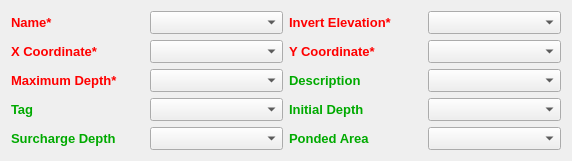
            <widget class="QWidget" name="scrollAreaWidgetContents_2">
             <property name="geometry">
              <rect>
               <x>0</x>
               <y>0</y>
               <width>572</width>
               <height>152</height>
              </rect>
             </property>
             <layout class="QGridLayout" name="gridLayout_3">
              <item row="1" column="1">
               <widget class="QComboBox" name="comboNodeName">
                <property name="font">
                 <font>
                  <pointsize>10</pointsize>
                  <weight>50</weight>
                  <bold>false</bold>
                 </font>
                </property>
               </widget>
              </item>
              <item row="1" column="3">
               <widget class="QComboBox" name="comboNodeInvertElevation">
                <property name="font">
                 <font>
                  <pointsize>10</pointsize>
                  <weight>50</weight>
                  <bold>false</bold>
                 </font>
                </property>
               </widget>
              </item>
              <item row="1" column="2">
               <widget class="QLabel" name="label_34">
                <property name="font">
                 <font>
                  <pointsize>10</pointsize>
                  <weight>75</weight>
                  <bold>true</bold>
                 </font>
                </property>
                <property name="styleSheet">
                 <string notr="true">color:rgb(255, 0, 0)</string>
                </property>
                <property name="text">
                 <string>Invert Elevation*</string>
                </property>
               </widget>
              </item>
              <item row="3" column="2">
               <widget class="QLabel" name="label_26">
                <property name="font">
                 <font>
                  <pointsize>10</pointsize>
                  <weight>75</weight>
                  <bold>true</bold>
                 </font>
                </property>
                <property name="styleSheet">
                 <string notr="true">color:rgb(255, 0, 0)</string>
                </property>
                <property name="text">
                 <string>Y Coordinate*</string>
                </property>
               </widget>
              </item>
              <item row="10" column="3">
               <widget class="QComboBox" name="comboNodePonedArea">
                <property name="font">
                 <font>
                  <pointsize>10</pointsize>
                  <weight>50</weight>
                  <bold>false</bold>
                 </font>
                </property>
               </widget>
              </item>
              <item row="3" column="3">
               <widget class="QComboBox" name="comboNodeY">
                <property name="font">
                 <font>
                  <pointsize>10</pointsize>
                  <weight>50</weight>
                  <bold>false</bold>
                 </font>
                </property>
               </widget>
              </item>
              <item row="7" column="2">
               <widget class="QLabel" name="label_29">
                <property name="font">
                 <font>
                  <pointsize>10</pointsize>
                  <weight>75</weight>
                  <bold>true</bold>
                 </font>
                </property>
                <property name="styleSheet">
                 <string notr="true">color:rgb(0, 170, 0)</string>
                </property>
                <property name="text">
                 <string>Initial Depth</string>
                </property>
               </widget>
              </item>
              <item row="7" column="3">
               <widget class="QComboBox" name="comboNodeInitialDepth">
                <property name="font">
                 <font>
                  <pointsize>10</pointsize>
                  <weight>50</weight>
                  <bold>false</bold>
                 </font>
                </property>
               </widget>
              </item>
              <item row="10" column="2">
               <widget class="QLabel" name="label_31">
                <property name="font">
                 <font>
                  <pointsize>10</pointsize>
                  <weight>75</weight>
                  <bold>true</bold>
                 </font>
                </property>
                <property name="styleSheet">
                 <string notr="true">color:rgb(0, 170, 0)</string>
                </property>
                <property name="text">
                 <string>Ponded Area</string>
                </property>
               </widget>
              </item>
              <item row="5" column="3">
               <widget class="QComboBox" name="comboNodeDescription">
                <property name="font">
                 <font>
                  <pointsize>10</pointsize>
                  <weight>50</weight>
                  <bold>false</bold>
                 </font>
                </property>
               </widget>
              </item>
              <item row="5" column="2">
               <widget class="QLabel" name="label_27">
                <property name="font">
                 <font>
                  <pointsize>10</pointsize>
                  <weight>75</weight>
                  <bold>true</bold>
                 </font>
                </property>
                <property name="styleSheet">
                 <string notr="true">color:rgb(0, 170, 0)</string>
                </property>
                <property name="text">
                 <string>Description</string>
                </property>
               </widget>
              </item>
              <item row="5" column="0">
               <widget class="QLabel" name="label_37">
                <property name="font">
                 <font>
                  <pointsize>10</pointsize>
                  <weight>75</weight>
                  <bold>true</bold>
                 </font>
                </property>
                <property name="styleSheet">
                 <string notr="true">color:rgb(255, 0, 0)</string>
                </property>
                <property name="text">
                 <string>Maximum Depth*</string>
                </property>
               </widget>
              </item>
              <item row="3" column="0">
               <widget class="QLabel" name="label_25">
                <property name="font">
                 <font>
                  <pointsize>10</pointsize>
                  <weight>75</weight>
                  <bold>true</bold>
                 </font>
                </property>
                <property name="styleSheet">
                 <string notr="true">color:rgb(255, 0, 0)</string>
                </property>
                <property name="text">
                 <string>X Coordinate*</string>
                </property>
               </widget>
              </item>
              <item row="3" column="1">
               <widget class="QComboBox" name="comboNodeX">
                <property name="font">
                 <font>
                  <pointsize>10</pointsize>
                  <weight>50</weight>
                  <bold>false</bold>
                 </font>
                </property>
               </widget>
              </item>
              <item row="7" column="0">
               <widget class="QLabel" name="label_28">
                <property name="font">
                 <font>
                  <pointsize>10</pointsize>
                  <weight>75</weight>
                  <bold>true</bold>
                 </font>
                </property>
                <property name="styleSheet">
                 <string notr="true">color:rgb(0, 170, 0)</string>
                </property>
                <property name="text">
                 <string>Tag</string>
                </property>
               </widget>
              </item>
              <item row="7" column="1">
               <widget class="QComboBox" name="comboNodeTag">
                <property name="font">
                 <font>
                  <pointsize>10</pointsize>
                  <weight>50</weight>
                  <bold>false</bold>
                 </font>
                </property>
               </widget>
              </item>
              <item row="5" column="1">
               <widget class="QComboBox" name="comboNodeMaxDepth">
                <property name="font">
                 <font>
                  <pointsize>10</pointsize>
                  <weight>50</weight>
                  <bold>false</bold>
                 </font>
                </property>
               </widget>
              </item>
              <item row="10" column="0">
               <widget class="QLabel" name="label_30">
                <property name="font">
                 <font>
                  <pointsize>10</pointsize>
                  <weight>75</weight>
                  <bold>true</bold>
                 </font>
                </property>
                <property name="styleSheet">
                 <string notr="true">color:rgb(0, 170, 0)</string>
                </property>
                <property name="text">
                 <string>Surcharge Depth</string>
                </property>
               </widget>
              </item>
              <item row="10" column="1">
               <widget class="QComboBox" name="comboNodeSurchargeDepth">
                <property name="font">
                 <font>
                  <pointsize>10</pointsize>
                  <weight>50</weight>
                  <bold>false</bold>
                 </font>
                </property>
               </widget>
              </item>
              <item row="1" column="0">
               <widget class="QLabel" name="label_33">
                <property name="font">
                 <font>
                  <pointsize>10</pointsize>
                  <weight>75</weight>
                  <bold>true</bold>
                 </font>
                </property>
                <property name="styleSheet">
                 <string notr="true">color:rgb(255, 0, 0)</string>
                </property>
                <property name="text">
                 <string>Name*</string>
                </property>
               </widget>
              </item>
             </layout>
            </widget>
